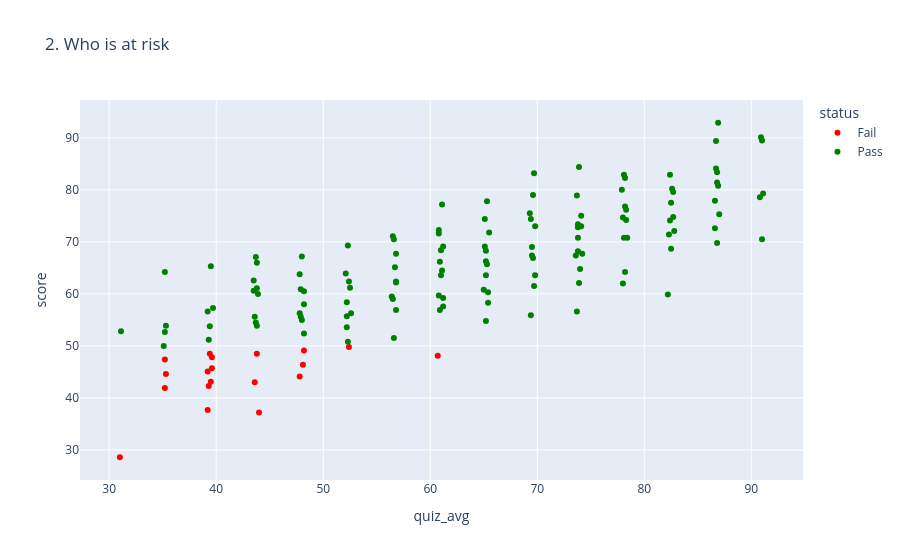

The notebook cell saved with this chart:
### Code cell
# b. Who is at risk
df["status"] = df["passed"].map({1: "Pass", 0: "Fail"})

fig2 = px.scatter(
    df, x="quiz_avg", y="score", color="status",
    hover_name="name", title="2. Who is at risk",
    color_discrete_map={"Pass": "green", "Fail": "red"}
)
fig2.show()

### Figure 1 — Plotly figure (JSON) as saved in the notebook; plotly's stock layout.template omitted (floating-point values rounded to 4 significant figures; data arrays with more than 128 entries replaced by an {"elided": "..."} marker saying what was removed)
{"data": [{"hovertemplate": "<b>%{hovertext}</b><br><br>status=Fail<br>quiz_avg=%{x}<br>score=%{y}<extra></extra>", "hovertext": ["Aline Uwase", "Patrick Ingabire", "Josiane Uwimana", "Clarisse Ishimwe", "Bonaventure Mukamana", "Liliane Cyusa", "Janvier Karangwa", "Vestine Munyaneza", "Francoise Maniraguha", "Eric Uwizeyimana", "Grace Uwimana", "Claude Nyirahabimana", "Honorine Hakizimana", "Gilbert Ingabire", "Modeste Munyaneza", "Pascaline Hakizimana", "Protais Cyusa", "Alice Umuhoza", "Celestin Cyusa"], "legendgroup": "Fail", "marker": {"color": "red", "symbol": "circle"}, "mode": "markers", "name": "Fail", "orientation": "v", "showlegend": true, "type": "scatter", "x": [31.0, 39.3, 39.6, 48.2, 60.7, 39.2, 43.6, 43.8, 52.4, 35.3, 47.8, 48.1, 35.2, 39.6, 44.0, 35.2, 39.4, 39.2, 39.5], "xaxis": "x", "y": [28.6, 42.3, 47.8, 49.1, 48.1, 45.1, 43.0, 48.5, 49.8, 44.6, 44.1, 46.4, 47.4, 45.7, 37.2, 41.9, 48.5, 37.7, 43.1], "yaxis": "y"}, {"hovertemplate": "<b>%{hovertext}</b><br><br>status=Pass<br>quiz_avg=%{x}<br>score=%{y}<extra></extra>", "hovertext": {"elided": "131 str values"}, "legendgroup": "Pass", "marker": {"color": "green", "symbol": "circle"}, "mode": "markers", "name": "Pass", "orientation": "v", "showlegend": true, "type": "scatter", "x": {"elided": "131 float values"}, "xaxis": "x", "y": {"elided": "131 float values"}, "yaxis": "y"}], "layout": {"legend": {"title": {"text": "status"}, "tracegroupgap": 0}, "title": {"text": "2. Who is at risk"}, "xaxis": {"anchor": "y", "domain": [0, 1], "title": {"text": "quiz_avg"}}, "yaxis": {"anchor": "x", "domain": [0, 1], "title": {"text": "score"}}}}
